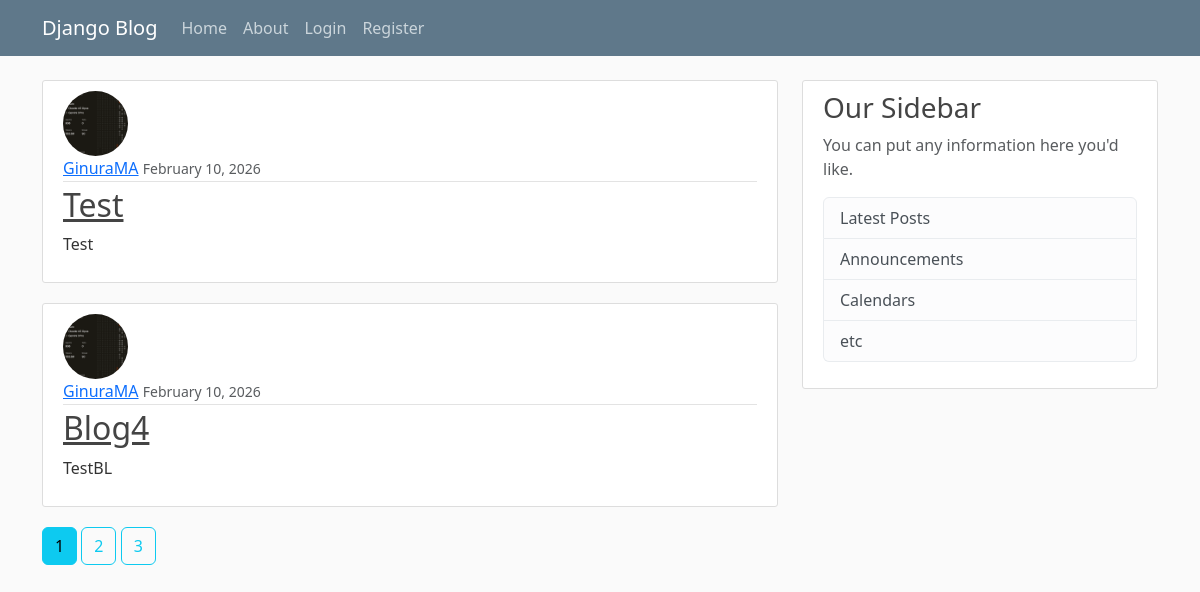
The app's page /, older data.
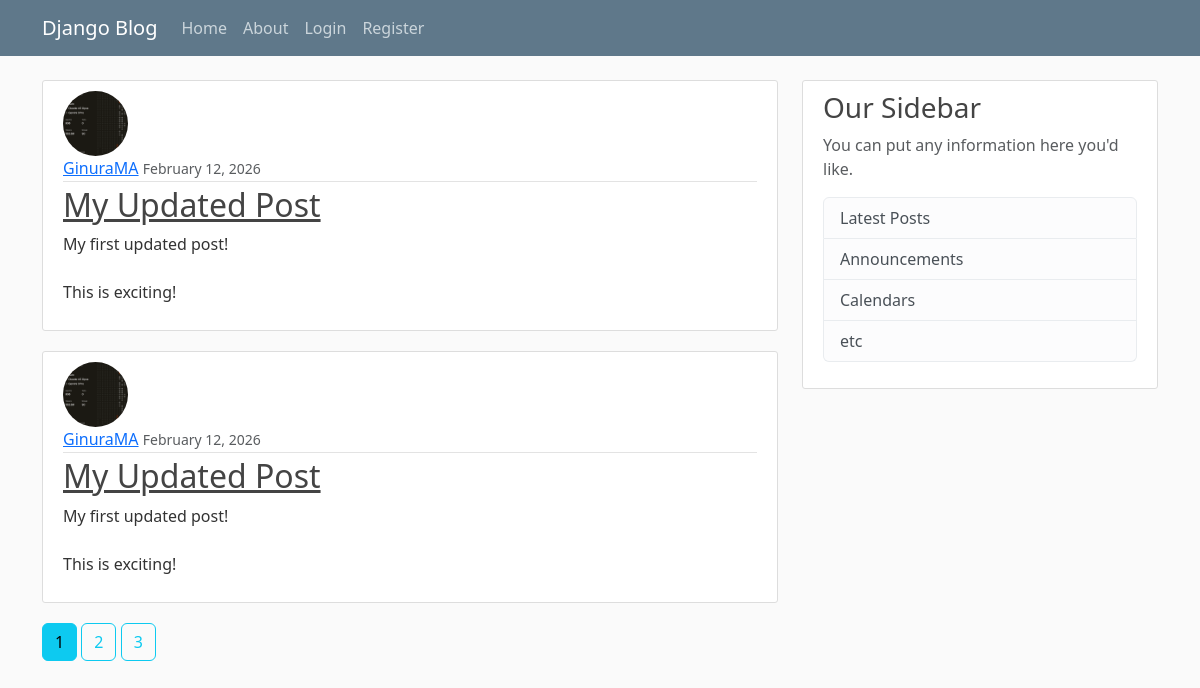
The same page, newer data.
### blog/models.py (models this page shows, shortened)
class Post(models.Model):
    title = models.CharField(max_length=100)
    content = models.TextField()
    date_posted = models.DateField(default=timezone.now)
    author = models.ForeignKey(User, on_delete=models.CASCADE)

### users/models.py (models this page shows, shortened)
class Profile(models.Model):
    user = models.OneToOneField(User, on_delete=models.CASCADE)
    image = models.ImageField(default='default.jpg', upload_to='profile_pics')

### blog/views.py (the view)
# urls.py: path('', PostListView.as_view(), name='blog-home'),
class PostListView(ListView):
    model = Post
    template_name = 'blog/home.html' #it will automatically look inside templates folder
    context_object_name = 'posts'
    ordering = ['-date_posted'] #this order the posts from newest to oldest
    paginate_by = 2

### blog/templates/blog/home.html (shortened to what this page needs)
{% extends "blog/base.html" %}
{% block content %}
    {% for post in posts%}
        <article class="media content-section">
            <img class="rounded-circle article-img" src="{{ post.author.profile.image.url }}">
            <div class="media-body">
                <div class="article-metadata">
                <a class="mr-2" href="#">{{ post.author }}</a>
                <small class="text-muted">{{ post.date_posted|date:"F d, Y" }}</small>
                </div>
                <h2><a class="article-title" href="{% url 'post-detail' post.id %}">{{ post.title }}</a></h2>
                <p class="article-content">{{ post.content }}</p>
            </div>
        </article>
    {% endfor %}
    {% if is_paginated %}
        {% for num in page_obj.paginator.page_range %}
            {% if page_obj.number == num %}
                <a class="btn btn-info mb-4" href="?page={{ num }}">{{ num }}</a>
            {% elif num > page_obj.number|add:'-3' and num < page_obj.number|add:'3'%}
                <a class="btn btn-outline-info mb-4" href="?page={{ num }}">{{ num }}</a>
            {% endif %}
        {% endfor %}
    {% endif %}
{% endblock content %}

Row changes from the older to the newer data that the page shows:
no longer on this page (row unchanged): Post: author.profile.image (picture), author "GinuraMA", date_posted "February 10, 2026", title "Test", content "Test"
no longer on this page (row unchanged): Post: author.profile.image (picture), author "GinuraMA", date_posted "February 10, 2026", title "Blog4", content "TestBL"
added Post: author.profile.image (picture), author "GinuraMA", date_posted "February 12, 2026", title "My Updated Post", content "My first updated post! This is exciting!"
added Post: author.profile.image (picture), author "GinuraMA", date_posted "February 12, 2026", title "My Updated Post", content "My first updated post! This is exciting!"
